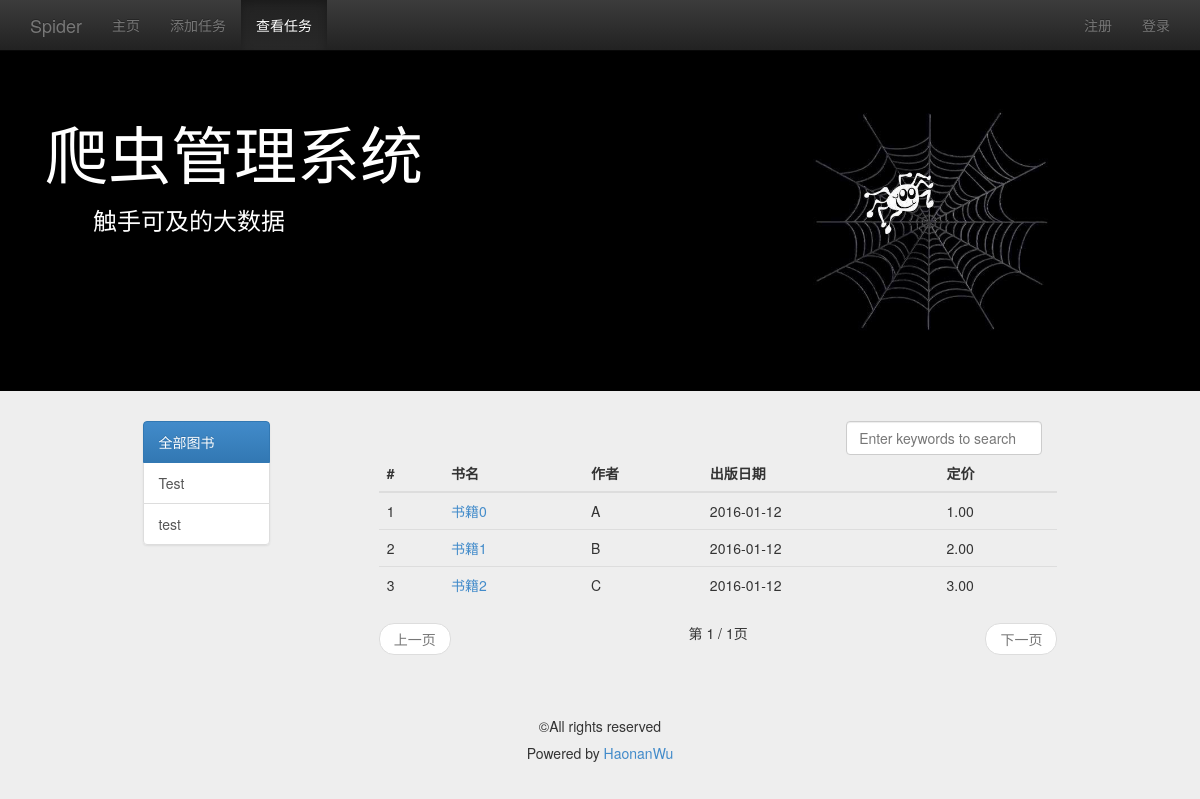
The app's page /view_book_list/ with its own data.
### management/models.py (models this page shows, shortened)
class Book(models.Model):
    name = models.CharField(max_length=128)
    price = models.FloatField()
    author = models.CharField(max_length=128)
    publish_date = models.DateField()
    category = models.CharField(max_length=128)
    class META:
        ordering = ['name']

### management/views.py (the view)
# urls.py: url(r'^view_book_list/$', views.view_book_list, name='view_book_list'),
def view_book_list(request):
    user = request.user if request.user.is_authenticated() else None
    category_list = Book.objects.values_list('category', flat=True).distinct()
    query_category = request.GET.get('category', 'all')
    if (not query_category) or Book.objects.filter(category=query_category).count() is 0:
        query_category = 'all'
        book_list = Book.objects.all()
    else:
        book_list = Book.objects.filter(category=query_category)
    if request.method == 'POST':
        keyword = request.POST.get('keyword', '')
        book_list = Book.objects.filter(name__contains=keyword)
        query_category = 'all'
    paginator = Paginator(book_list, 5)
    page = request.GET.get('page')
    try:
        book_list = paginator.page(page)
    except PageNotAnInteger:
        book_list = paginator.page(1)
    except EmptyPage:
        book_list = paginator.page(paginator.num_pages)
    content = {
        'user': user,
        'active_menu': 'view_book',
        'category_list': category_list,
        'query_category': query_category,
        'book_list': book_list,
    }
    return render(request, 'management/view_book_list.html', content)

### templates/management/view_book_list.html (shortened to what this page needs)
{% extends "management/base.html" %}
{% load staticfiles %}
{% block content %}
    <div class="container">
        <div class="row">
            <div class="col-md-10 col-md-offset-1">
                <div class="col-md-2">
                    <div class="list-group">
                        <a href="{% url 'view_book_list' %}" class="list-group-item" id="id_category_all">
                            全部图书
                        </a>
                        {% for category in category_list %}
                            <a href="{% url 'view_book_list' %}?category={{ category }}" class="list-group-item"
                               id="id_category_{{ category }}">
                                {{ category }}
                            </a>
                        {% endfor %}
                    </div>
                </div>
                <div class="col-md-9 col-md-offset-1">
                    <div class="col-md-4 col-md-offset-8">
                        <form role="form" method="post" name="search_form">
                            <input type="search" class="form-control" name="keyword"
                                   placeholder="Enter keywords to search" id="id_search_input" onkeyup="key_up()"
                                   autofocus>
                        </form>
                    </div>
                    <table class="table table-hover">
                        <thead>
                        <tr>
                            <th>#</th>
                            <th>书名</th>
                            <th>作者</th>
                            <th>出版日期</th>
                            <th>定价</th>
                        </tr>
                        </thead>
                        <tbody>
                        {% for book in book_list %}
                            <tr>
                                <td>{{ forloop.counter }}</td>
                                <td><a href="{% url 'detail' %}?id={{ book.id }}">{{ book.name }}</a></td>
                                <td>{{ book.author }}</td>
                                <td>{{ book.publish_date|date:"Y-m-d" }}</td>
                                <td>{{ book.price|floatformat:2 }}</td>
                            </tr>
                        {% empty %}
                            <tr>
                                <td>暂无图书</td>
                            </tr>
                        {% endfor %}
                        </tbody>
                    </table>
                    <nav>
                        <ul class="pager">
                            {% if book_list.has_previous %}
                                <li class="previous"><a
                                        href="?typ={{ query_category }}&page={{ book_list.previous_page_number }}">上一页</a>
                                </li>
                            {% else %}
                                <li class="previous disabled"><a href="#">上一页</a></li>
                            {% endif %}
                            第 {{ book_list.number }} / {{ book_list.paginator.num_pages }}页
                            {% if book_list.has_next %}
                                <li class="next"><a
                                        href="?typ={{ query_category }}&page={{ book_list.next_page_number }}">下一页</a>
                                </li>
                            {% else %}
                                <li class="next disabled"><a href="#">下一页</a></li>
                            {% endif %}
                        </ul>
                    </nav>
                </div>
            </div>
        </div>
    </div>
{% endblock %}

### management/static/css/base.css (style rules this page uses)
body { padding-top: 50px; background-color: #eeeeee; }

### records on screen
Book: name "书籍0", author "A", publish_date "2016-01-12", price "1.00"
Book: name "书籍1", author "B", publish_date "2016-01-12", price "2.00"
Book: name "书籍2", author "C", publish_date "2016-01-12", price "3.00"

### other values on screen
{{ category }} "Test" "test"
{{ book_list.number }} "1"
{{ book_list.paginator.num_pages }} "1"
